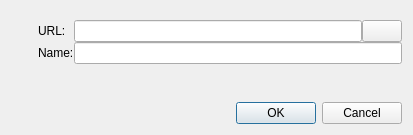
<?xml version="1.0" encoding="UTF-8"?>
<ui version="4.0">
 <class>dialogRepository</class>
 <widget class="QDialog" name="dialogRepository">
  <property name="geometry">
   <rect>
    <x>0</x>
    <y>0</y>
    <width>413</width>
    <height>135</height>
   </rect>
  </property>
  <property name="sizePolicy">
   <sizepolicy hsizetype="Fixed" vsizetype="Fixed">
    <horstretch>0</horstretch>
    <verstretch>0</verstretch>
   </sizepolicy>
  </property>
  <property name="windowTitle">
   <string>Repository</string>
  </property>
  <layout class="QGridLayout" name="gridLayout_2">
   <property name="topMargin">
    <number>20</number>
   </property>
   <property name="horizontalSpacing">
    <number>20</number>
   </property>
   <item row="0" column="1">
    <layout class="QGridLayout" name="gridLayout">
     <item row="0" column="1">
      <widget class="QLineEdit" name="editURL"/>
     </item>
     <item row="1" column="0">
      <widget class="QLabel" name="label_2">
       <property name="text">
        <string>Name:</string>
       </property>
      </widget>
     </item>
     <item row="1" column="1" colspan="2">
      <widget class="QLineEdit" name="editName"/>
     </item>
     <item row="0" column="0">
      <widget class="QLabel" name="label">
       <property name="text">
        <string>URL:</string>
       </property>
      </widget>
     </item>
     <item row="0" column="2">
      <widget class="QPushButton" name="pushCheck">
       <property name="toolTip">
        <string>Check URL</string>
       </property>
       <property name="text">
        <string/>
       </property>
       <property name="icon">
        <iconset resource="software.qrc">
         <normaloff>:/icons/checkbox32.png</normaloff>:/icons/checkbox32.png</iconset>
       </property>
      </widget>
     </item>
    </layout>
   </item>
   <item row="1" column="1">
    <widget class="QLabel" name="labelWarning">
     <property name="styleSheet">
      <string notr="true">color: red;</string>
     </property>
     <property name="text">
      <string/>
     </property>
    </widget>
   </item>
   <item row="0" column="0">
    <widget class="QLabel" name="label_5">
     <property name="text">
      <string/>
     </property>
     <property name="pixmap">
      <pixmap resource="software.qrc">:/icons/repository48.png</pixmap>
     </property>
    </widget>
   </item>
   <item row="2" column="1">
    <widget class="QDialogButtonBox" name="buttonBox">
     <property name="orientation">
      <enum>Qt::Horizontal</enum>
     </property>
     <property name="standardButtons">
      <set>QDialogButtonBox::Cancel|QDialogButtonBox::Ok</set>
     </property>
    </widget>
   </item>
  </layout>
 </widget>
 <tabstops>
  <tabstop>buttonBox</tabstop>
 </tabstops>
 <resources>
  <include location="software.qrc"/>
 </resources>
 <connections>
  <connection>
   <sender>buttonBox</sender>
   <signal>accepted()</signal>
   <receiver>dialogRepository</receiver>
   <slot>accept()</slot>
   <hints>
    <hint type="sourcelabel">
     <x>248</x>
     <y>254</y>
    </hint>
    <hint type="destinationlabel">
     <x>157</x>
     <y>274</y>
    </hint>
   </hints>
  </connection>
  <connection>
   <sender>buttonBox</sender>
   <signal>rejected()</signal>
   <receiver>dialogRepository</receiver>
   <slot>reject()</slot>
   <hints>
    <hint type="sourcelabel">
     <x>316</x>
     <y>260</y>
    </hint>
    <hint type="destinationlabel">
     <x>286</x>
     <y>274</y>
    </hint>
   </hints>
  </connection>
 </connections>
</ui>
